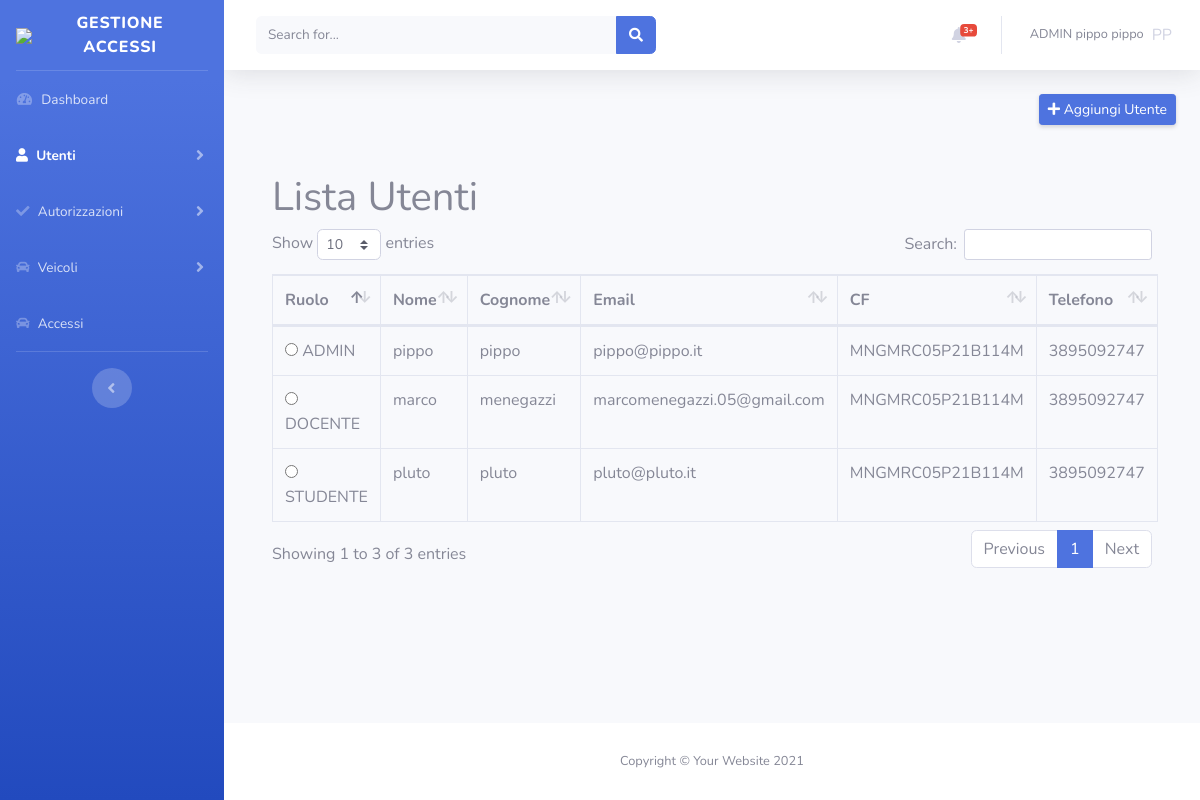
The page /index.php?page_id=1 (signed in) on the database its author committed.
### tables this page shows
CREATE TABLE `UTENTI` (
  `ID` int(11) NOT NULL,
  `NOME` varchar(256) NOT NULL,
  `COGNOME` varchar(256) NOT NULL,
  `TELEFONO` varchar(256) NOT NULL,
  `CODICE_FISCALE` varchar(16) NOT NULL,
  `EMAIL` varchar(256) NOT NULL,
  `PASSWORD` varchar(256) NOT NULL,
  `ID_RUOLO` int(11) NOT NULL
);

CREATE TABLE `RUOLI` (
  `ID` int(11) NOT NULL,
  `DESCRIZIONE` varchar(256) NOT NULL
);

### database.php (called while the page is built)
<?php
class Database
{
    protected static  $conn;
    public static function connect(){
        self::$conn = new mysqli("localhost", "root", "root", "info5bia_targhe");
    }
    public static function query(string $sql){
        return self::$conn->query($sql);
    }
}

### pages/utenti.php (the view, shortened to what this page needs)
<?php
if($_SESSION['user']['RUOLO'] === "ADMIN")
{
    $utenti = Database::query("SELECT RUOLI.DESCRIZIONE AS Ruolo, UTENTI.ID AS ID, UTENTI.NOME AS Nome, UTENTI.COGNOME AS Cognome, UTENTI.EMAIL AS Email, UTENTI.CODICE_FISCALE AS CF, UTENTI.TELEFONO AS Telefono FROM UTENTI JOIN RUOLI ON UTENTI.ID_RUOLO = RUOLI.ID");
}
if($_SESSION['user']['RUOLO'] === "ADMIN"):
Components::heading("", "fas fa-plus", "Aggiungi Utente", "index.php?page_id=2", "btn btn-primary") ?>
<?php if($_SESSION['user']['RUOLO'] === "ADMIN"): ?>
<div class="container mt-5">
<h1>Lista Utenti</h1>
<table class="table table-bordered" id="dataTable">
    <thead>
        <tr>
            <th data-sort="Ruolo">Ruolo</th>
            <th data-sort="Nome">Nome</th>
            <th data-sort="Cognome">Cognome</th>
            <th data-sort="Email">Email</th>
            <th data-sort="CF">CF</th>
            <th data-sort="Telefono">Telefono</th>
        </tr>
    </thead>
    <tbody>
        <?php while($utente = $utenti->fetch_assoc()): ?>
            <tr>
                <td><input class="text-center" type="radio" onclick="assegnaValore(this.value)" name="utente" value="<?= $utente['ID']."-".$utente['Nome']."-".$utente['Cognome']."-".$utente['CF']?>"/>
                <?php echo ($utente['Ruolo']); ?></td>
                <td><?php echo ($utente['Nome']); ?></td>
                <td><?php echo ($utente['Cognome']); ?></td>
                <td><?php echo ($utente['Email']); ?></td>
                <td><?php echo ($utente['CF']); ?></td>
                <td><?php echo ($utente['Telefono']); ?></td>
            </tr>
        <?php endwhile; ?>
    </tbody>
</table>
</div>
<?php endif?>
<?php else: Components::not_found(); endif; ?>

### rows shown on the page
utenti: ID_RUOLO.DESCRIZIONE "DOCENTE", NOME "marco", COGNOME "menegazzi", EMAIL "marcomenegazzi.05@gmail.com", CODICE_FISCALE "MNGMRC05P21B114M", TELEFONO "3895092747"
utenti: ID_RUOLO.DESCRIZIONE "ADMIN", NOME "pippo", COGNOME "pippo", EMAIL "pippo@pippo.it", CODICE_FISCALE "MNGMRC05P21B114M", TELEFONO "3895092747"
utenti: ID_RUOLO.DESCRIZIONE "STUDENTE", NOME "pluto", COGNOME "pluto", EMAIL "pluto@pluto.it", CODICE_FISCALE "MNGMRC05P21B114M", TELEFONO "3895092747"

### other values the page prints
$item["name"] "Dashboard"
$item["name"] "Utenti"
$item["name"] "Autorizzazioni"
$item["name"] "Veicoli"
$item["name"] "Accessi"
$current_user['RUOLO'] "ADMIN"
$current_user['NOME'] "pippo"
$current_user['COGNOME'] "pippo"
$initials "PP"
$link "Aggiungi Utente"
